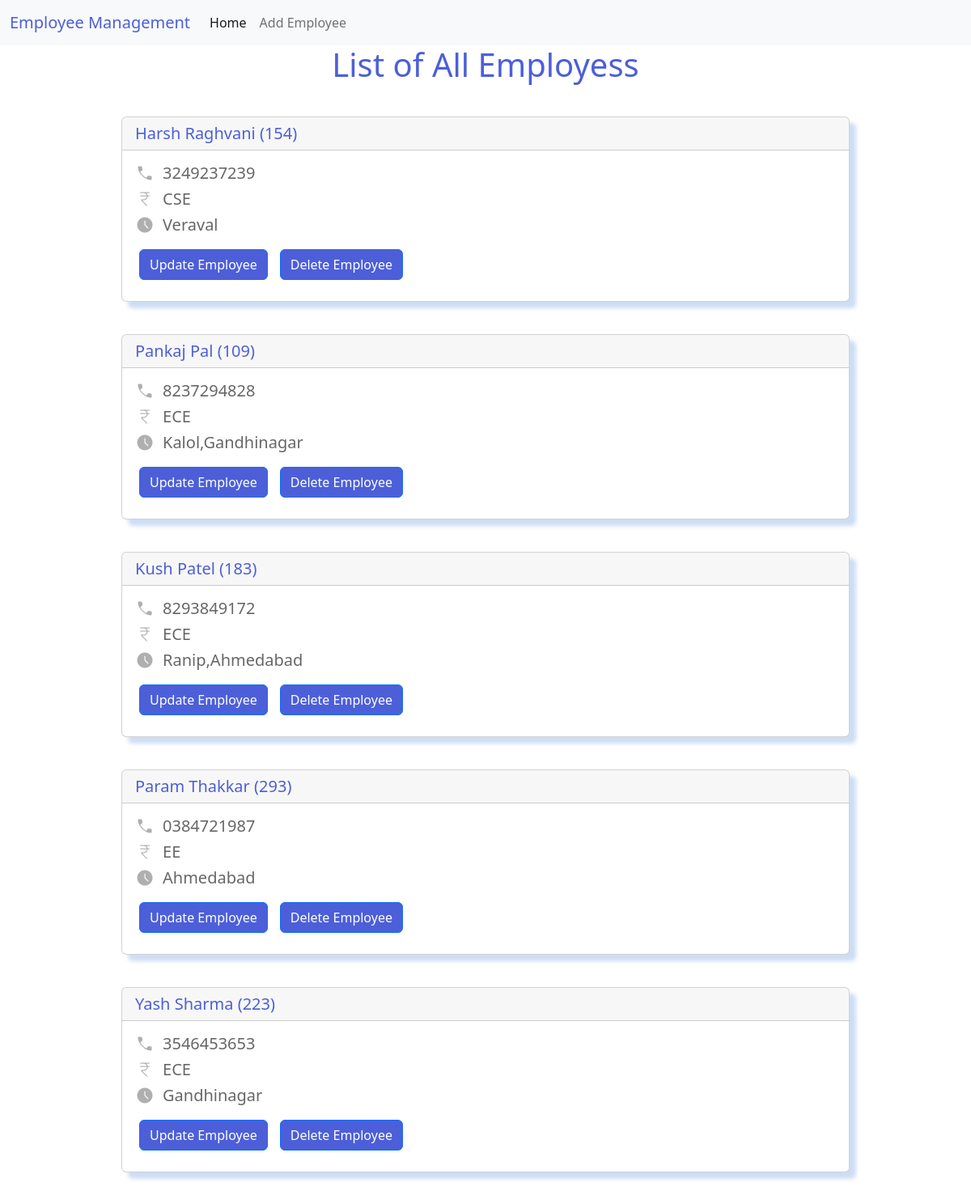
The page /Empmanage/ on the database its author committed.
### empmanage/models.py (models this page shows)
class Details(models.Model):
    name=models.CharField(max_length=200)
    emp_id=models.CharField(max_length=20)
    email=models.CharField(max_length=50)
    phone=models.CharField(max_length=10)
    address=models.CharField(max_length=200)
    department=models.CharField(max_length=20)

### empmanage/views.py (the view)
# urls.py: 2. Add a URL to urlpatterns:  path('', views.home, name='home')
def home(request):
    emp=Details.objects.all().values()
    return render(request,"empmanage/home.html",{'emps':emp})

### empmanage/templates/empmanage/home.html (shortened to what this page needs)
<!doctype html>
<html lang="en">
  <head>
    <link href="https://cdn.jsdelivr.net/npm/bootstrap@5.2.0-beta1/dist/css/bootstrap.min.css" rel="stylesheet">
  </head>
  {% include 'empmanage/navbar.html' %}
  <body>
    <center><h1 style="color:#4c5fd9;"> List of All Employess</h1></center>
    {% for e in emps %}
    <div style="width: 75%;  margin: 40px auto;">
      <div class="card" style="box-shadow:8px 8px 5px rgb(40 107 206 / 23%);">
          <b><h5 class="card-header" style="color:#4c5fd9;">{{e.name}}  ({{e.emp_id}})</h5></b>
          <div class="card-body">
              <div class="icon" style="display:flex;">
                  <span class="material-symbols-outlined">
                  </span>
                  <h5 class="card-title" style="padding-left:10px; color:#00000099;">{{e.phone}}</h5>
              </div>
              <div class="icon" style="display:flex;">
                  <span class="material-symbols-outlined">
                  </span>
                  <h5 class="card-title" style="padding-left:10px;color:#00000099;">{{e.department}}</h5>
              </div>
              <div class="icon" style="display:flex;" >
                  <span class="material-symbols-outlined">
                  </span>
                  <h5 class="card-title" style="padding-left:10px;color:#00000099;">{{e.address}}</h5>
              </div>
            <div style="display:flex">
                <div style="padding:10px;padding-left: 5px;"><a href="{% url 'updateemp' e.id %}" class="btn btn-primary" style="background-color:#4c5fd9">Update Employee</a></div>
                <div style="padding:10px;padding-left: 5px;"><a href="{% url 'deleteemp' e.id %}" class="btn btn-primary" style="background-color:#4c5fd9">Delete Employee</a></div>
            </div>
      </div>
      </div>
  </div>
  {% endfor %}
  </body>
</html>

### empmanage/templates/empmanage/home.html (style rules this page uses)
.material-symbols-outlined { font-variation-settings: 'FILL' 1, 'wght' 300, 'GRAD' 0, 'opsz' 48; color: #00000050; }

### rows shown on the page
Details: name "Harsh Raghvani", emp_id "154", phone "3249237239", department "CSE", address "Veraval"
Details: name "Pankaj Pal", emp_id "109", phone "8237294828", department "ECE", address "Kalol,Gandhinagar"
Details: name "Kush Patel", emp_id "183", phone "8293849172", department "ECE", address "Ranip,Ahmedabad"
Details: name "Param Thakkar", emp_id "293", phone "0384721987", department "EE", address "Ahmedabad"
Details: name "Yash Sharma", emp_id "223", phone "3546453653", department "ECE", address "Gandhinagar"
